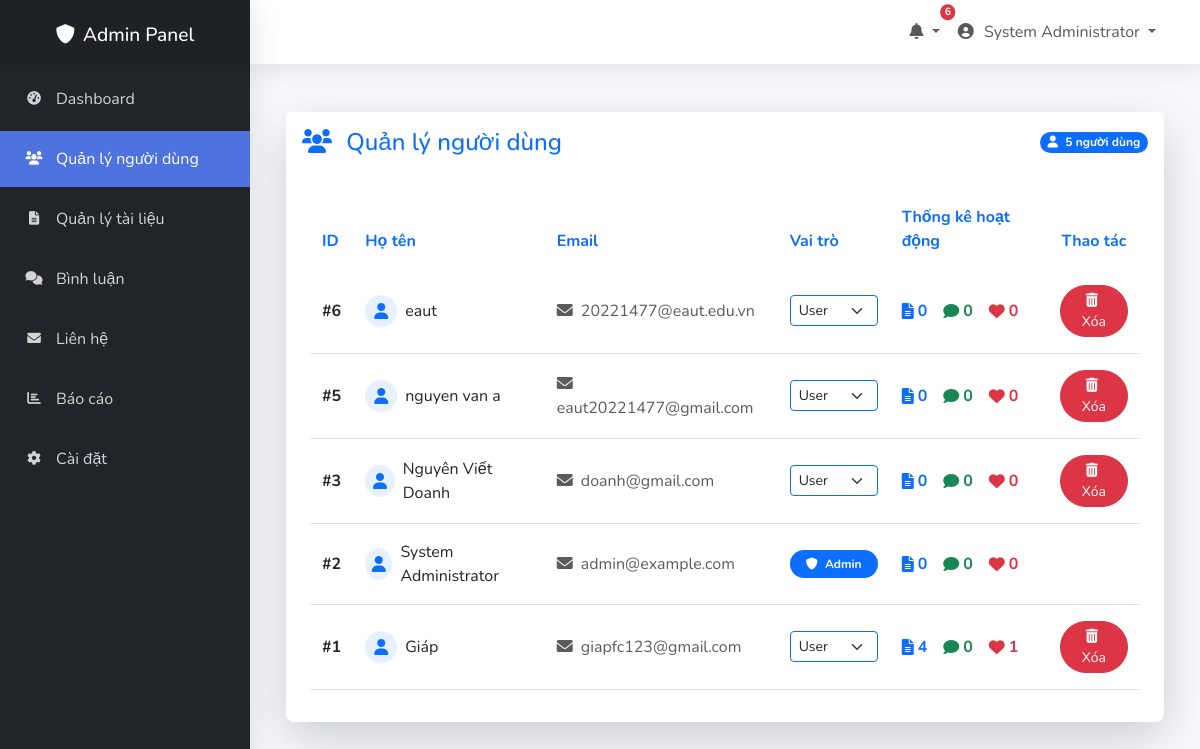
Screenshot of /admin/users.php (signed in) with the database file from the repository.
### tables this page shows
CREATE TABLE `users` (
  `id` int NOT NULL AUTO_INCREMENT,
  `email` varchar(255) NOT NULL,
  `password` varchar(255) NOT NULL,
  `role_id` int NOT NULL,
  `full_name` varchar(255) NOT NULL,
  `status` enum('active','inactive','banned') NOT NULL DEFAULT 'active',
  `created_at` timestamp NOT NULL DEFAULT CURRENT_TIMESTAMP,
  `updated_at` timestamp NOT NULL DEFAULT CURRENT_TIMESTAMP ON UPDATE CURRENT_TIMESTAMP,
  PRIMARY KEY (`id`),
  UNIQUE KEY `email` (`email`),
  KEY `role_id` (`role_id`),
  CONSTRAINT `users_ibfk_1` FOREIGN KEY (`role_id`) REFERENCES `roles` (`id`)
);

CREATE TABLE `roles` (
  `id` int NOT NULL AUTO_INCREMENT,
  `name` varchar(50) NOT NULL,
  `created_at` timestamp NOT NULL DEFAULT CURRENT_TIMESTAMP,
  `updated_at` timestamp NOT NULL DEFAULT CURRENT_TIMESTAMP ON UPDATE CURRENT_TIMESTAMP,
  PRIMARY KEY (`id`),
  UNIQUE KEY `name` (`name`)
);

### admin/users.php (the view, shortened to what this page needs)
<?php
$db = new Database();
$conn = $db->getConnection();
$users = $conn->query("
    SELECT u.*,
           r.name as role_name,
           COUNT(DISTINCT d.id) as document_count,
           COUNT(DISTINCT c.id) as comment_count,
           COUNT(DISTINCT l.id) as like_count
    FROM users u
    LEFT JOIN roles r ON u.role_id = r.id
    LEFT JOIN documents d ON u.id = d.user_id
    LEFT JOIN comments c ON u.id = c.user_id
    LEFT JOIN likes l ON u.id = l.user_id
    GROUP BY u.id, u.full_name, u.email, u.role_id, u.status, u.created_at, u.updated_at, r.name
    ORDER BY u.id DESC
")->fetchAll();
$roles = $conn->query("SELECT * FROM roles ORDER BY name")->fetchAll();
require_once 'includes/admin_header.php';
?>
<div class="container-fluid py-4">
    <div class="row">
        <div class="col-12">
            <div class="card border-0 shadow-lg rounded-3">
                <div class="card-header bg-white border-0 py-3">
                    <div class="d-flex align-items-center justify-content-between">
                        <h4 class="mb-0 text-primary">
                            <i class="fas fa-users me-2"></i>
                            Quản lý người dùng
                        </h4>
                        <div class="d-flex align-items-center">
                            <span class="badge bg-primary rounded-pill">
                                <i class="fas fa-user me-1"></i>
                                <?php echo count($users); ?> người dùng
                            </span>
                        </div>
                    </div>
                </div>
                <div class="card-body px-4">
                    <div class="table-responsive">
                        <table class="table table-hover align-middle">
                            <thead>
                                <tr class="bg-light">
                                    <th class="border-0 rounded-start text-primary">ID</th>
                                    <th class="border-0 text-primary">Họ tên</th>
                                    <th class="border-0 text-primary">Email</th>
                                    <th class="border-0 text-primary">Vai trò</th>
                                    <th class="border-0 text-primary">Thống kê hoạt động</th>
                                    <th class="border-0 rounded-end text-primary text-center">Thao tác</th>
                                </tr>
                            </thead>
                            <tbody>
                                <?php foreach ($users as $usr): ?>
                                <tr class="align-middle">
                                    <td class="fw-bold">#<?php echo $usr['id']; ?></td>
                                    <td>
                                        <div class="d-flex align-items-center">
                                            <div class="avatar-sm bg-primary bg-opacity-10 rounded-circle me-2 d-flex align-items-center justify-content-center">
                                                <i class="fas fa-user text-primary"></i>
                                            </div>
                                            <?php echo htmlspecialchars($usr['full_name']); ?>
                                        </div>
                                    </td>
                                    <td>
                                        <span class="text-muted">
                                            <i class="fas fa-envelope me-1"></i>
                                            <?php echo htmlspecialchars($usr['email']); ?>
                                        </span>
                                    </td>
                                    <td>
                                        <?php if ($usr['id'] != $_SESSION['admin_id']): ?>
                                        <form method="POST" action="" class="d-inline">
                                            <select name="role_id" class="form-select form-select-sm d-inline-block w-auto border-primary" onchange="this.form.submit()">
                                                <?php foreach ($roles as $role): ?>
                                                    <option value="<?php echo $role['id']; ?>"
                                                            <?php echo $usr['role_id'] == $role['id'] ? 'selected' : ''; ?>>
                                                        <?php echo ucfirst($role['name']); ?>
                                                    </option>
                                                <?php endforeach; ?>
                                            </select>
                                        </form>
                                        <?php else: ?>
                                        <span class="badge bg-primary rounded-pill px-3 py-2">
                                            <i class="fas fa-shield-alt me-1"></i>
                                            <?php echo ucfirst($usr['role_name']); ?>
                                        </span>
                                        <?php endif; ?>
                                    </td>
                                    <td>
                                        <div class="d-flex align-items-center gap-3">
                                            <div class="d-flex align-items-center text-primary">
                                                <i class="fas fa-file-alt me-1"></i>
                                                <span class="fw-bold"><?php echo $usr['document_count']; ?></span>
                                            </div>
                                            <div class="d-flex align-items-center text-success">
                                                <i class="fas fa-comment me-1"></i>
                                                <span class="fw-bold"><?php echo $usr['comment_count']; ?></span>
                                            </div>
                                            <div class="d-flex align-items-center text-danger">
                                                <i class="fas fa-heart me-1"></i>
                                                <span class="fw-bold"><?php echo $usr['like_count']; ?></span>
                                            </div>
                                        </div>
                                    </td>
                                    <td class="text-center">
                                        <?php if ($usr['id'] != $_SESSION['admin_id']): ?>
                                        <form method="POST" action="" class="d-inline" onsubmit="return confirm('Bạn có chắc chắn muốn xóa người dùng này?');">
                                            <button type="submit" class="btn btn-danger btn-sm rounded-pill px-3">
                                                <i class="fas fa-trash-alt me-1"></i>
                                                Xóa
                                            </button>
                                        </form>
                                        <?php endif; ?>
                                    </td>
                                </tr>
                                <?php endforeach; ?>
                            </tbody>
                        </table>
                    </div>
                </div>
            </div>
        </div>
    </div>
</div>
<?php require_once 'includes/admin_footer.php'; ?>

### assets/css/admin.css (style rules this page uses)
:root { --primary-color: #4e73df; --secondary-color: #858796; --success-color: #1cc88a; --info-color: #36b9cc; --warning-color: #f6c23e; --danger-color: #e74a3b; --dark-color: #5a5c69; --sidebar-dark: #212529; --sidebar-width: 250px; }
body { font-family: 'Nunito', sans-serif; background-color: #f8f9fc; }

### admin/users.php (style rules this page uses)
.avatar-sm { width: 32px; height: 32px; }
.table > :not(caption) > * > * { padding: 1rem 0.75rem; }
.table tbody tr { transition: all 0.2s ease; }
.btn { transition: all 0.2s ease; }
select.form-select { transition: all 0.2s ease; }
.badge { transition: all 0.2s ease; }

### rows the page displays
users: id "6", full_name "eaut", email "20221477@eaut.edu.vn", role_id "User", document_count "0", comment_count "0", like_count "0"
users: id "5", full_name "nguyen van a", email "eaut20221477@gmail.com", role_id "User", document_count "0", comment_count "0", like_count "0"
users: id "3", full_name "Nguyên Viết Doanh", email "doanh@gmail.com", role_id "User", document_count "0", comment_count "0", like_count "0"
users: id "2", full_name "System Administrator", email "admin@example.com", role.name "Admin", document_count "0", comment_count "0", like_count "0"
users: id "1", full_name "Giáp", email "giapfc123@gmail.com", role_id "User", document_count "4", comment_count "0", like_count "1"

### other values shown
$unread_count "6"
$_SESSION['admin_name'] "System Administrator"
count($users) "5"
